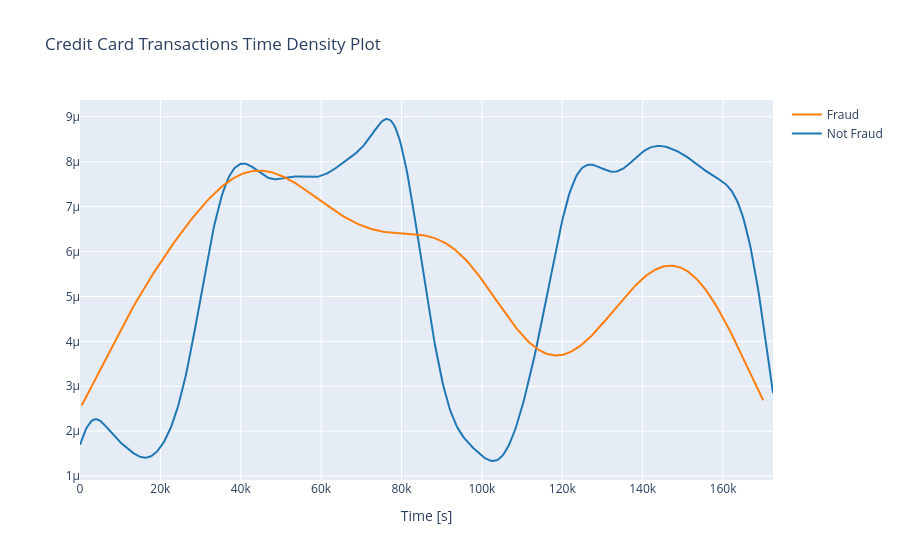

Here is the notebook cell this chart was saved with:
### Markdown cell above
# Data Exploration

### Transaction in time

### Code cell
class_0 = data_df.loc[data_df['Class'] == 0]["Time"]
class_1 = data_df.loc[data_df['Class'] == 1]["Time"]

hist_data = [class_0, class_1]
group_labels = ['Not Fraud', 'Fraud']

fig = ff.create_distplot(hist_data, group_labels, show_hist=False, show_rug=False)
fig['layout'].update(title='Credit Card Transactions Time Density Plot', xaxis=dict(title='Time [s]'))
iplot(fig, filename='dist_only')

### Figure 1 — Plotly figure (JSON) as saved in the notebook; plotly's stock layout.template omitted (floating-point values rounded to 4 significant figures; data arrays with more than 128 entries replaced by an {"elided": "..."} marker saying what was removed)
{"data": [{"legendgroup": "Not Fraud", "marker": {"color": "rgb(31, 119, 180)"}, "mode": "lines", "name": "Not Fraud", "showlegend": true, "type": "scatter", "x": {"elided": "500 float values"}, "xaxis": "x", "y": {"elided": "500 float values"}, "yaxis": "y"}, {"legendgroup": "Fraud", "marker": {"color": "rgb(255, 127, 14)"}, "mode": "lines", "name": "Fraud", "showlegend": true, "type": "scatter", "x": {"elided": "500 float values"}, "xaxis": "x", "y": {"elided": "500 float values"}, "yaxis": "y"}], "layout": {"barmode": "overlay", "hovermode": "closest", "legend": {"traceorder": "reversed"}, "title": {"text": "Credit Card Transactions Time Density Plot"}, "xaxis": {"anchor": "y2", "domain": [0, 1], "title": {"text": "Time [s]"}, "zeroline": false}, "yaxis": {"anchor": "free", "domain": [0, 1], "position": 0}}}
